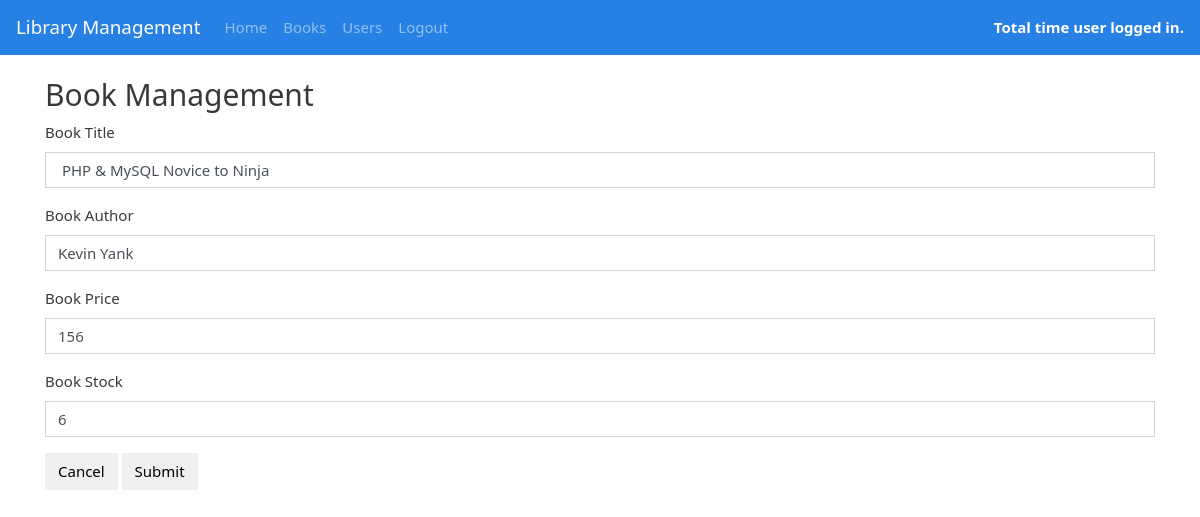
Page /books_form.php?id=2 on the committed database.
### tables this page shows
CREATE TABLE `books` (
  `id` int(11) NOT NULL,
  `title` varchar(50) NOT NULL,
  `author` varchar(50) NOT NULL,
  `price` int(11) NOT NULL,
  `stock` int(11) NOT NULL,
  `titleurl` text NOT NULL,
  `pendingstock` int(11) NOT NULL,
  `datetime` timestamp NULL DEFAULT CURRENT_TIMESTAMP ON UPDATE CURRENT_TIMESTAMP
);

### books_form.php (the view, shortened to what this page needs)
<?php
	require 'db/connect.php';
	$id = (isset($_GET['id']))?$_GET['id']:0;
	$sql = "select * from books where id=$id";
	$result = $db->query($sql);
	$row = $result->fetch_assoc();
?>
<!DOCTYPE html>
<html lang="en">
	<head>
		<link rel="stylesheet" href="css/bootstrap.min.css">
	</head>
	<body>
		<?php include("nav.php"); ?>
		<div class="container">
		<br>
		<h2>Book Management</h2>
			<form action="books_save.php" method="post" id="clientform">
				<div class="form-group">
					<label for="title">Book Title</label>
					<input type="text" class="form-control" value="<?php echo $row['title'];?>" id="title" placeholder="Enter Book Title" name="title">
				</div>
				<div class="form-group">
					<label for="author">Book Author</label>
					<input type="text" class="form-control" value="<?php echo $row['author'];?>" id="lastname" placeholder="Enter Book Author" name="author">
				</div>
				<div class="form-group">
					<label for="price">Book Price</label>
					<input type="text" class="form-control" value="<?php echo $row['price'];?>" id="price" placeholder="Enter Book Price" name="price">
				</div>
				<div class="form-group">
					<label for="stock">Book Stock</label>
					<input type="text" class="form-control" value="<?php echo $row['stock'];?>" id="stock" placeholder="Enter Book Stock" name="stock">
				</div>
				<button type="button" class="btn btn-default" onClick="history.back()">Cancel</button>
				<button type="submit" class="btn btn-default">Submit</button>
			</form>
		</div>
	</body>
</html>

### rows in the picture
books: title "PHP & MySQL Novice to Ninja", author "Kevin Yank", price "156", stock "6"
